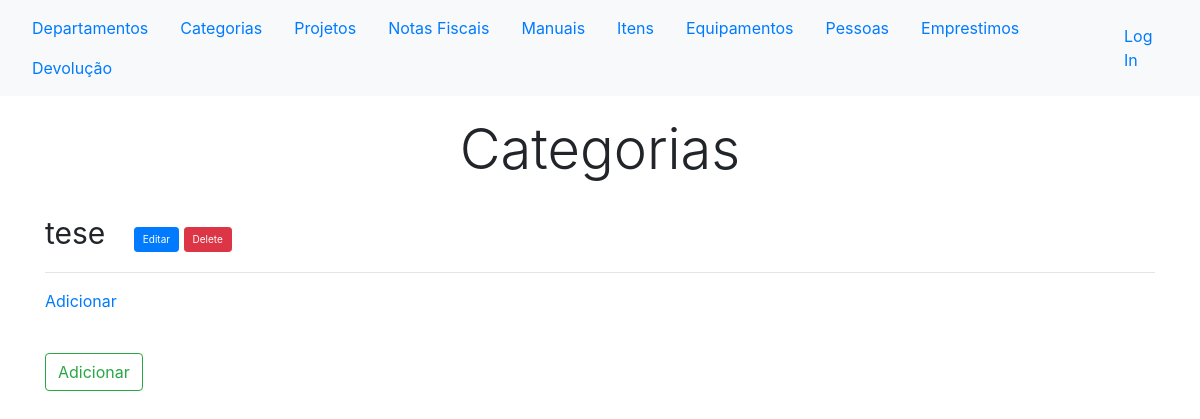
Before: /controle/categorias/ with the older database file.
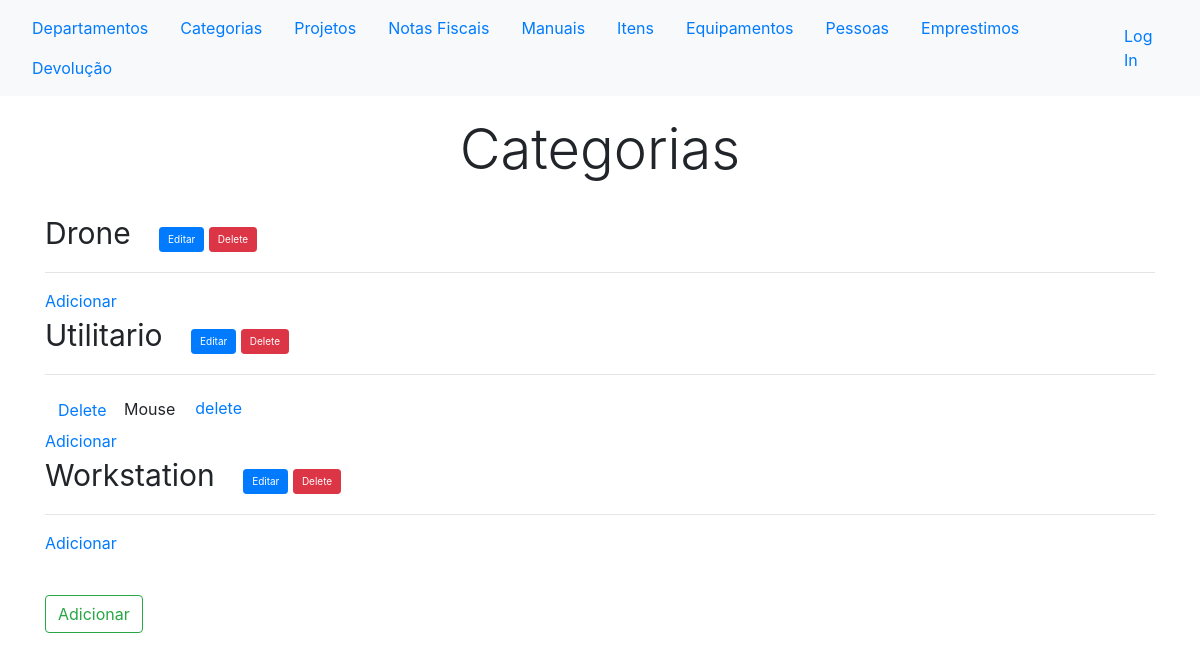
After: the same page with the newer database file.
### controles/models.py (models this page shows, shortened)
class Categoria(models.Model):
    nome = models.CharField(max_length=40)
    abreviacao = models.CharField(max_length=4)
    def __str__(self):
        return self.nome

class Subcategoria(models.Model):
    nome = models.CharField(max_length=40)
    categoria = models.ForeignKey(Categoria, null=True, blank=True, on_delete=models.CASCADE)

### controles/views.py (the view)
# urls.py: path('categorias/', views.categorias, name='categorias'),
def categorias(request):
	categorias = Categoria.objects.all().order_by('nome')
	subcategorias = Subcategoria.objects.all()
	context = {'categorias': categorias, 'subcategorias': subcategorias}
	return render(request, 'controles/categorias.html', context)

### controles/templates/controles/categorias.html (shortened to what this page needs)
{% extends "controles/base.html" %}
{% block content %}
<h1 class="display-4 text-center" style="padding: 20px;">Categorias</h1>
<ul class="list-unstyled">
	{% for categoria in categorias %}
	<li>
			<span style="font-size:30px; padding-right: 20px;">{{ categoria }} </span>
			<button type="button" class="btn btn-primary delete btn-sm" style="font-size:10px;" onclick="ajaxreturn('{% url 'controles:editar_categoria' categoria.id %}')" data-toggle="modal" data-target="#exampleModal"> Editar</button>
			 <button type="button" class="btn btn-primary delete btn-sm btn-danger" style="font-size:10px" onclick="ajaxreturn('{% url 'controles:delete_categoria' categoria.id %}')" data-toggle="modal" data-target="#exampleModal"> Delete</button>
				<hr>
				<ul class="list-unstyled">
					{% for subcategoria in subcategorias %}
					{% ifequal  subcategoria.categoria|stringformat:'s'  categoria.nome %}
					<li>
						<button type="button" onclick="ajaxreturn('{% url 'controles:delete_subcategoria' subcategoria.id %}')" class="btn btn-link" data-toggle="modal" data-target="#exampleModal">Delete</button>
						<span style="padding-right: 20px;">{{ subcategoria.nome }}</span><a  href="{% url 'controles:delete_subcategoria' subcategoria.id %}">delete</a>
					</li>
					{% endifequal %}
					{% endfor %}
					<li>
						<a href="{% url 'controles:nova_subcategoria' categoria.id %}">Adicionar</a>
					</li>
				</ul>
	</li>
	{% empty %}
	<li> Não tem nenhum Categoria cadastrada ainda. </li>
	{% endfor %}
</ul>
<br>
<button type="button" class="btn btn-outline-success"  onclick="ajaxreturn('{% url 'controles:nova_categoria' %}')" data-toggle="modal" data-target="#exampleModal"> Adicionar </button></td>
{% endblock content %}

Changed rows visible on the page:
added Categoria: nome "Drone"
added Categoria: nome "Utilitario"
added Subcategoria: nome "Mouse"
changed Categoria: nome "tese" → "Workstation"
